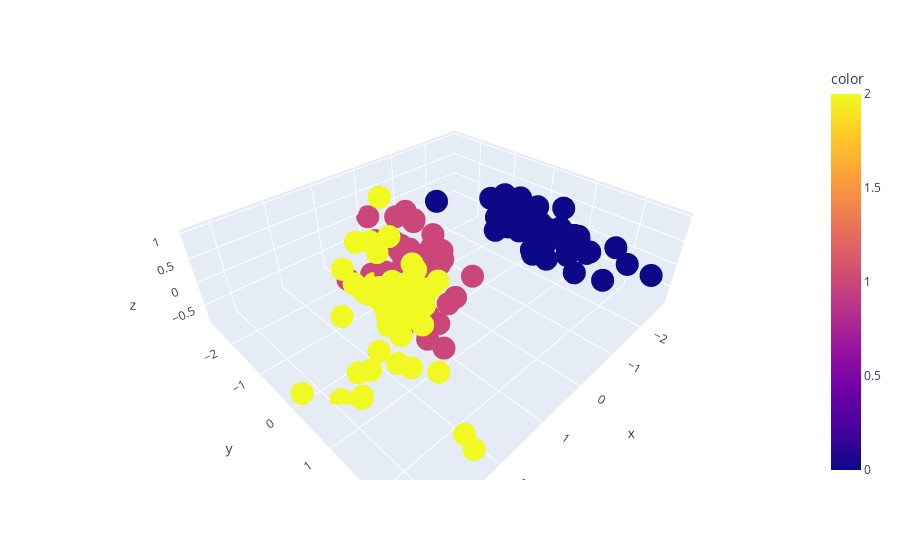

Notebook code cell kept with this figure:
### Code cell
fig = px.scatter_3d(reduced_features,
                    x=reduced_features[:,0], y=reduced_features[:,1], z=reduced_features[:,2],
                    color=target)
fig.show()

### Figure 1 — Plotly figure (JSON) as saved in the notebook; plotly's stock layout.template omitted (floating-point values rounded to 4 significant figures; data arrays with more than 128 entries replaced by an {"elided": "..."} marker saying what was removed)
{"data": [{"hovertemplate": "x=%{x}<br>y=%{y}<br>z=%{z}<br>color=%{marker.color}<extra></extra>", "legendgroup": "", "marker": {"color": {"elided": "150 int values"}, "coloraxis": "coloraxis", "symbol": "circle"}, "mode": "markers", "name": "", "scene": "scene", "showlegend": false, "type": "scatter3d", "x": {"elided": "150 float values"}, "y": {"elided": "150 float values"}, "z": {"elided": "150 float values"}}], "layout": {"coloraxis": {"colorbar": {"title": {"text": "color"}}, "colorscale": [[0, "#0d0887"], [0.1111, "#46039f"], [0.2222, "#7201a8"], [0.3333, "#9c179e"], [0.4444, "#bd3786"], [0.5556, "#d8576b"], [0.6667, "#ed7953"], [0.7778, "#fb9f3a"], [0.8889, "#fdca26"], [1, "#f0f921"]]}, "legend": {"tracegroupgap": 0}, "margin": {"t": 60}, "scene": {"domain": {"x": [0, 1], "y": [0, 1]}, "xaxis": {"title": {"text": "x"}}, "yaxis": {"title": {"text": "y"}}, "zaxis": {"title": {"text": "z"}}}}}
